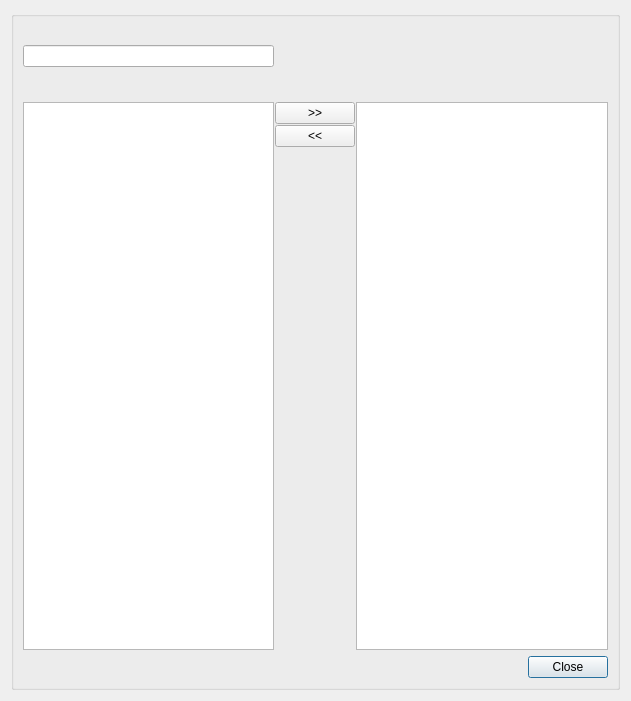
<?xml version="1.0" encoding="UTF-8"?>
<ui version="4.0">
 <class>list_items</class>
 <widget class="QDialog" name="list_items">
  <property name="geometry">
   <rect>
    <x>0</x>
    <y>0</y>
    <width>631</width>
    <height>701</height>
   </rect>
  </property>
  <property name="sizePolicy">
   <sizepolicy hsizetype="Fixed" vsizetype="Preferred">
    <horstretch>0</horstretch>
    <verstretch>0</verstretch>
   </sizepolicy>
  </property>
  <property name="windowTitle">
   <string>Psector selector</string>
  </property>
  <layout class="QVBoxLayout" name="verticalLayout">
   <item>
    <widget class="QGroupBox" name="groupBox">
     <property name="title">
      <string/>
     </property>
     <layout class="QGridLayout" name="verticalLayout_3">
      <item row="4" column="0" colspan="2">
       <layout class="QHBoxLayout" name="horizontalLayout_2">
        <property name="sizeConstraint">
         <enum>QLayout::SetMinAndMaxSize</enum>
        </property>
        <item>
         <spacer name="horizontalSpacer">
          <property name="orientation">
           <enum>Qt::Horizontal</enum>
          </property>
          <property name="sizeType">
           <enum>QSizePolicy::Minimum</enum>
          </property>
          <property name="sizeHint" stdset="0">
           <size>
            <width>40</width>
            <height>20</height>
           </size>
          </property>
         </spacer>
        </item>
        <item alignment="Qt::AlignRight">
         <widget class="QPushButton" name="btn_ok">
          <property name="sizePolicy">
           <sizepolicy hsizetype="Fixed" vsizetype="Fixed">
            <horstretch>0</horstretch>
            <verstretch>0</verstretch>
           </sizepolicy>
          </property>
          <property name="text">
           <string>Close</string>
          </property>
         </widget>
        </item>
       </layout>
      </item>
      <item row="1" column="0" colspan="2">
       <layout class="QGridLayout" name="gridLayout_3">
        <property name="sizeConstraint">
         <enum>QLayout::SetNoConstraint</enum>
        </property>
        <property name="spacing">
         <number>1</number>
        </property>
        <item row="0" column="1">
         <widget class="QLabel" name="label_filter">
          <property name="font">
           <font>
            <pointsize>9</pointsize>
           </font>
          </property>
          <property name="text">
           <string/>
          </property>
         </widget>
        </item>
        <item row="3" column="5">
         <widget class="QLabel" name="label_selected">
          <property name="font">
           <font>
            <pointsize>9</pointsize>
           </font>
          </property>
          <property name="text">
           <string/>
          </property>
         </widget>
        </item>
        <item row="4" column="1">
         <widget class="QTableView" name="all_rows"/>
        </item>
        <item row="4" column="5">
         <widget class="QTableView" name="selected_rows"/>
        </item>
        <item row="4" column="4">
         <layout class="QGridLayout" name="gridLayout">
          <item row="0" column="1">
           <widget class="QPushButton" name="btn_select">
            <property name="text">
             <string>&gt;&gt;</string>
            </property>
           </widget>
          </item>
          <item row="1" column="1">
           <widget class="QPushButton" name="btn_unselect">
            <property name="text">
             <string>&lt;&lt;</string>
            </property>
           </widget>
          </item>
          <item row="2" column="1">
           <spacer name="verticalSpacer">
            <property name="orientation">
             <enum>Qt::Vertical</enum>
            </property>
            <property name="sizeHint" stdset="0">
             <size>
              <width>20</width>
              <height>40</height>
             </size>
            </property>
           </spacer>
          </item>
         </layout>
        </item>
        <item row="1" column="1">
         <widget class="QLineEdit" name="txt_name">
          <property name="maximumSize">
           <size>
            <width>256</width>
            <height>16777215</height>
           </size>
          </property>
         </widget>
        </item>
        <item row="3" column="1">
         <widget class="QLabel" name="label_unselected">
          <property name="font">
           <font>
            <pointsize>9</pointsize>
           </font>
          </property>
          <property name="text">
           <string/>
          </property>
         </widget>
        </item>
        <item row="2" column="1">
         <widget class="QLabel" name="no_label">
          <property name="text">
           <string/>
          </property>
         </widget>
        </item>
        <item row="3" column="4">
         <widget class="QLabel" name="no_label_3">
          <property name="font">
           <font>
            <pointsize>12</pointsize>
           </font>
          </property>
          <property name="text">
           <string/>
          </property>
         </widget>
        </item>
        <item row="0" column="4">
         <widget class="QLabel" name="no_label_2">
          <property name="font">
           <font>
            <pointsize>12</pointsize>
           </font>
          </property>
          <property name="text">
           <string/>
          </property>
         </widget>
        </item>
       </layout>
      </item>
     </layout>
    </widget>
   </item>
  </layout>
 </widget>
 <resources/>
 <connections/>
</ui>
